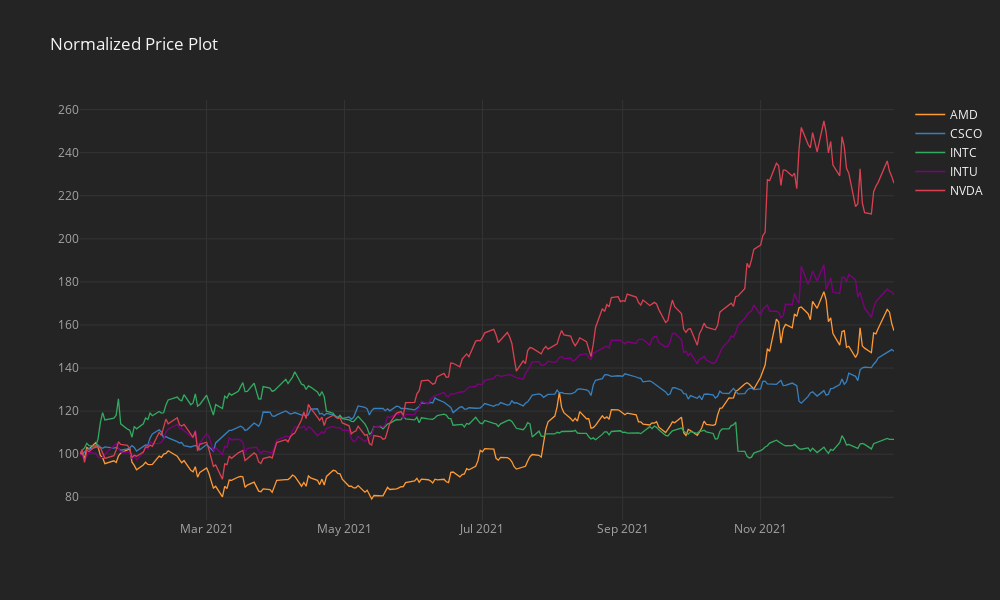

Source (notebook cell):
### Code cell
# Plot price history
df['2021':].normalize().iplot(kind='line', title='Normalized Price Plot')

### Figure 1 — Plotly figure (JSON) as saved in the notebook; plotly's stock layout.template omitted (floating-point values rounded to 4 significant figures; data arrays with more than 128 entries replaced by an {"elided": "..."} marker saying what was removed)
{"data": [{"line": {"color": "rgba(255, 153, 51, 1.0)", "dash": "solid", "shape": "linear", "width": 1.3}, "mode": "lines", "name": "AMD", "text": "", "type": "scatter", "x": {"elided": "251 str values"}, "y": {"elided": "251 float values"}}, {"line": {"color": "rgba(55, 128, 191, 1.0)", "dash": "solid", "shape": "linear", "width": 1.3}, "mode": "lines", "name": "CSCO", "text": "", "type": "scatter", "x": {"elided": "251 str values"}, "y": {"elided": "251 float values"}}, {"line": {"color": "rgba(50, 171, 96, 1.0)", "dash": "solid", "shape": "linear", "width": 1.3}, "mode": "lines", "name": "INTC", "text": "", "type": "scatter", "x": {"elided": "251 str values"}, "y": {"elided": "251 float values"}}, {"line": {"color": "rgba(128, 0, 128, 1.0)", "dash": "solid", "shape": "linear", "width": 1.3}, "mode": "lines", "name": "INTU", "text": "", "type": "scatter", "x": {"elided": "251 str values"}, "y": {"elided": "251 float values"}}, {"line": {"color": "rgba(219, 64, 82, 1.0)", "dash": "solid", "shape": "linear", "width": 1.3}, "mode": "lines", "name": "NVDA", "text": "", "type": "scatter", "x": {"elided": "251 str values"}, "y": {"elided": "251 float values"}}], "layout": {"height": 600, "legend": {"bgcolor": "#242424", "font": {"color": "#F4F4F4"}}, "paper_bgcolor": "#242424", "plot_bgcolor": "#242424", "title": {"font": {"color": "#F4F4F4"}, "text": "Normalized Price Plot"}, "width": 1000, "xaxis": {"gridcolor": "#343434", "showgrid": true, "tickfont": {"color": "#A4A4A4"}, "title": {"font": {"color": "#A4A4A4"}, "text": ""}, "zerolinecolor": "#444444"}, "yaxis": {"gridcolor": "#343434", "showgrid": true, "tickfont": {"color": "#A4A4A4"}, "title": {"font": {"color": "#A4A4A4"}, "text": ""}, "zerolinecolor": "#444444"}}}
